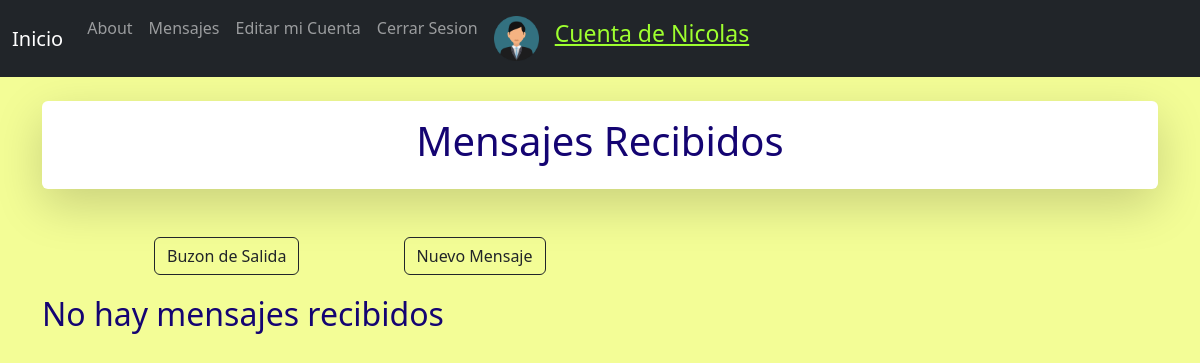
Page /AppMensajeria/buzonEntrada/1 (signed in) on the earlier database version.
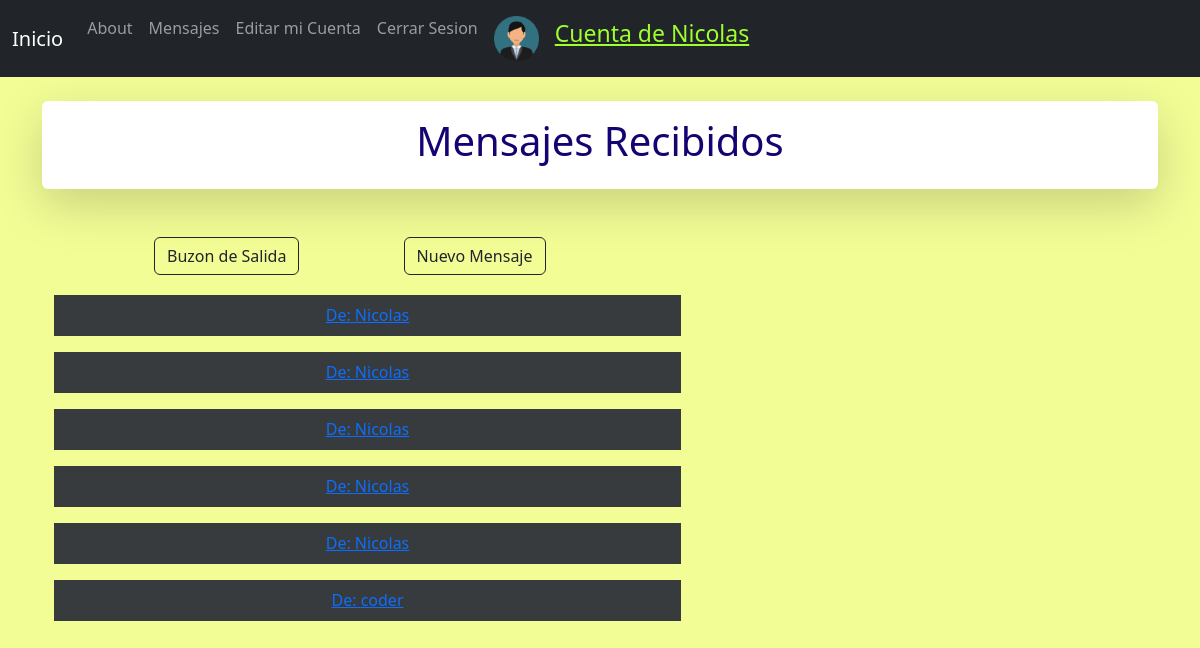
Same page on the later database version.
### AppMensajeria/models.py (models this page shows, shortened)
class Mensaje(models.Model):
    emisor = models.ForeignKey(
        settings.AUTH_USER_MODEL,
        on_delete=models.CASCADE,
        related_name='emisor',
    )
    receptor = models.ForeignKey(
        settings.AUTH_USER_MODEL,
        on_delete=models.CASCADE,
        related_name='receptor',
    )
    texto = models.TextField()

### AppMensajeria/views.py (the view)
# urls.py: path('buzonEntrada/<id>', views.buzonEntrada, name='buzonEntrada'),
def buzonEntrada(request,id):
    mensajes = Mensaje.objects.filter(receptor=id)
    return render(request, 'buzonEntrada.html',{'mensajes':mensajes,'avatar':getAvatar(request)})

### appBlog/views.py (called while the page is built)
def getAvatar(request):
    lista = Avatar.objects.filter(user=request.user.id)
    if len(lista)!=0:
        imagen=lista[0].imagen.url
    else:
        imagen=''
    return imagen

### AppMensajeria/templates/buzonEntrada.html (shortened to what this page needs)
{% extends 'base.html' %}
{% block content %}
    <div class="shadow-lg p-3 mb-5 bg-body rounded">
        <h1 style="text-align: center;">Mensajes Recibidos</h1>
    </div>
    <div class="container" style="margin: 20px">
        <a style="margin-left: 80px;" class="btn btn-outline-dark btn-block" href="{% url 'buzonSalida' user.id %}">Buzon de Salida</a>
        <a style="margin-left: 100px;" class="btn btn-outline-dark btn-block" href="{% url 'enviarMensaje' %}">Nuevo Mensaje</a>
    </div>
    {% if mensajes %}
        {% for mensaje in mensajes %}
            <div class="container text-center">
                <div class="row justify-content-md-left">
                    <div class="col col-lg-7">
                        <table class="table table-dark">
                                <td colspan="2" class="table-active"><a href="{% url 'mensajeCompleto' mensaje.id %}">De: {{mensaje.emisor}}</a></td>
                        </table>
                    </div>
                </div>
            </div>
        {% endfor %}
    {% else %}
    <h2>No hay mensajes recibidos</h2>
    {% endif %}
{% endblock %}

Differences in the rows shown:
added Mensaje: emisor "Nicolas"
added Mensaje: emisor "Nicolas"
added Mensaje: emisor "Nicolas"
added Mensaje: emisor "Nicolas"
added Mensaje: emisor "Nicolas"
added Mensaje: emisor "coder"
Other differences:
text no longer shown: "No hay mensajes recibidos"
